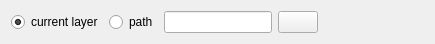
<?xml version="1.0" encoding="utf-8"?>
<ui version="4.0">
 <author>
    SPDX-FileCopyrightText: none
    SPDX-License-Identifier: GPL-3.0-or-later
  </author>
 <class>WdgNodeQueryPathEditor</class>
 <widget class="QWidget" name="WdgNodeQueryPathEditor">
  <property name="geometry">
   <rect>
    <x>0</x>
    <y>0</y>
    <width>435</width>
    <height>37</height>
   </rect>
  </property>
  <layout class="QHBoxLayout" name="horizontalLayout">
   <item>
    <widget class="QRadioButton" name="radioButtonCurrentLayer">
     <property name="text">
      <string>current layer</string>
     </property>
     <property name="checked">
      <bool>true</bool>
     </property>
    </widget>
   </item>
   <item>
    <widget class="QRadioButton" name="radioButtonCustomPath">
     <property name="text">
      <string>path</string>
     </property>
    </widget>
   </item>
   <item>
    <widget class="QLineEdit" name="klineeditPath"/>
   </item>
   <item>
    <widget class="QPushButton" name="kpushbutton"/>
   </item>
   <item>
    <spacer name="horizontalSpacer">
     <property name="orientation">
      <enum>Qt::Horizontal</enum>
     </property>
     <property name="sizeHint" stdset="0">
      <size>
       <width>77</width>
       <height>20</height>
      </size>
     </property>
    </spacer>
   </item>
  </layout>
 </widget>
 <resources/>
 <connections/>
</ui>
